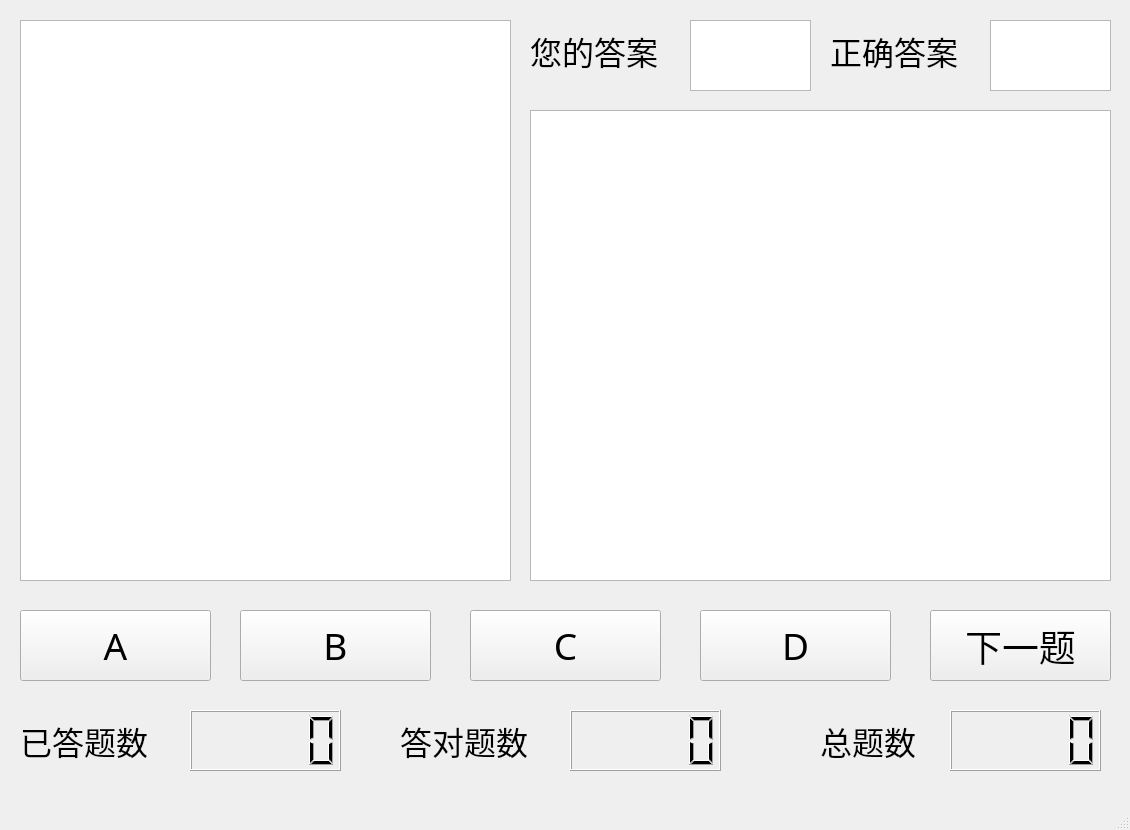
<?xml version="1.0" encoding="UTF-8"?>
<ui version="4.0">
 <class>MainWindow</class>
 <widget class="QMainWindow" name="MainWindow">
  <property name="geometry">
   <rect>
    <x>0</x>
    <y>0</y>
    <width>1130</width>
    <height>830</height>
   </rect>
  </property>
  <property name="minimumSize">
   <size>
    <width>1130</width>
    <height>830</height>
   </size>
  </property>
  <property name="maximumSize">
   <size>
    <width>1130</width>
    <height>830</height>
   </size>
  </property>
  <property name="baseSize">
   <size>
    <width>1130</width>
    <height>830</height>
   </size>
  </property>
  <property name="windowTitle">
   <string>测试题</string>
  </property>
  <property name="toolTipDuration">
   <number>-5</number>
  </property>
  <widget class="QWidget" name="centralwidget">
   <widget class="QPushButton" name="GA">
    <property name="geometry">
     <rect>
      <x>20</x>
      <y>610</y>
      <width>191</width>
      <height>71</height>
     </rect>
    </property>
    <property name="font">
     <font>
      <family>思源黑体 CN</family>
      <pointsize>28</pointsize>
     </font>
    </property>
    <property name="text">
     <string>A</string>
    </property>
   </widget>
   <widget class="QPushButton" name="GB">
    <property name="geometry">
     <rect>
      <x>240</x>
      <y>610</y>
      <width>191</width>
      <height>71</height>
     </rect>
    </property>
    <property name="font">
     <font>
      <family>思源黑体 CN</family>
      <pointsize>28</pointsize>
     </font>
    </property>
    <property name="text">
     <string>B</string>
    </property>
   </widget>
   <widget class="QPushButton" name="GC">
    <property name="geometry">
     <rect>
      <x>470</x>
      <y>610</y>
      <width>191</width>
      <height>71</height>
     </rect>
    </property>
    <property name="font">
     <font>
      <family>思源黑体 CN</family>
      <pointsize>28</pointsize>
     </font>
    </property>
    <property name="text">
     <string>C</string>
    </property>
   </widget>
   <widget class="QPushButton" name="GD">
    <property name="geometry">
     <rect>
      <x>700</x>
      <y>610</y>
      <width>191</width>
      <height>71</height>
     </rect>
    </property>
    <property name="font">
     <font>
      <family>思源黑体 CN</family>
      <pointsize>28</pointsize>
     </font>
    </property>
    <property name="text">
     <string>D</string>
    </property>
   </widget>
   <widget class="QLCDNumber" name="Hjixtop">
    <property name="geometry">
     <rect>
      <x>190</x>
      <y>710</y>
      <width>151</width>
      <height>61</height>
     </rect>
    </property>
   </widget>
   <widget class="QLabel" name="label_1">
    <property name="geometry">
     <rect>
      <x>20</x>
      <y>720</y>
      <width>161</width>
      <height>41</height>
     </rect>
    </property>
    <property name="font">
     <font>
      <family>思源黑体 CN</family>
      <pointsize>24</pointsize>
     </font>
    </property>
    <property name="text">
     <string>已答题数</string>
    </property>
   </widget>
   <widget class="QLCDNumber" name="Htoptuaih">
    <property name="geometry">
     <rect>
      <x>570</x>
      <y>710</y>
      <width>151</width>
      <height>61</height>
     </rect>
    </property>
   </widget>
   <widget class="QLabel" name="label_2">
    <property name="geometry">
     <rect>
      <x>400</x>
      <y>720</y>
      <width>161</width>
      <height>41</height>
     </rect>
    </property>
    <property name="font">
     <font>
      <family>思源黑体 CN</family>
      <pointsize>24</pointsize>
     </font>
    </property>
    <property name="text">
     <string>答对题数</string>
    </property>
   </widget>
   <widget class="QLCDNumber" name="Hcungx">
    <property name="geometry">
     <rect>
      <x>950</x>
      <y>710</y>
      <width>151</width>
      <height>61</height>
     </rect>
    </property>
   </widget>
   <widget class="QLabel" name="label_3">
    <property name="geometry">
     <rect>
      <x>820</x>
      <y>720</y>
      <width>121</width>
      <height>41</height>
     </rect>
    </property>
    <property name="font">
     <font>
      <family>思源黑体 CN</family>
      <pointsize>24</pointsize>
     </font>
    </property>
    <property name="text">
     <string>总题数</string>
    </property>
   </widget>
   <widget class="QPushButton" name="Ggraxqjitde">
    <property name="geometry">
     <rect>
      <x>930</x>
      <y>610</y>
      <width>181</width>
      <height>71</height>
     </rect>
    </property>
    <property name="font">
     <font>
      <family>思源黑体 CN</family>
      <pointsize>28</pointsize>
     </font>
    </property>
    <property name="text">
     <string>下一题</string>
    </property>
   </widget>
   <widget class="QTextBrowser" name="Hdekanh">
    <property name="geometry">
     <rect>
      <x>20</x>
      <y>20</y>
      <width>491</width>
      <height>561</height>
     </rect>
    </property>
    <property name="font">
     <font>
      <family>思源黑体 CN</family>
      <pointsize>24</pointsize>
     </font>
    </property>
   </widget>
   <widget class="QTextBrowser" name="Hkrexsek">
    <property name="geometry">
     <rect>
      <x>530</x>
      <y>110</y>
      <width>581</width>
      <height>471</height>
     </rect>
    </property>
    <property name="font">
     <font>
      <family>思源黑体 CN</family>
      <pointsize>24</pointsize>
     </font>
    </property>
   </widget>
   <widget class="QTextBrowser" name="Hsyenx">
    <property name="geometry">
     <rect>
      <x>690</x>
      <y>20</y>
      <width>121</width>
      <height>71</height>
     </rect>
    </property>
    <property name="font">
     <font>
      <family>思源黑体 CN</family>
      <pointsize>24</pointsize>
     </font>
    </property>
   </widget>
   <widget class="QLabel" name="label_4">
    <property name="geometry">
     <rect>
      <x>530</x>
      <y>30</y>
      <width>161</width>
      <height>41</height>
     </rect>
    </property>
    <property name="font">
     <font>
      <family>思源黑体 CN</family>
      <pointsize>24</pointsize>
     </font>
    </property>
    <property name="text">
     <string>您的答案</string>
    </property>
   </widget>
   <widget class="QLabel" name="label_5">
    <property name="geometry">
     <rect>
      <x>830</x>
      <y>30</y>
      <width>161</width>
      <height>41</height>
     </rect>
    </property>
    <property name="font">
     <font>
      <family>思源黑体 CN</family>
      <pointsize>24</pointsize>
     </font>
    </property>
    <property name="text">
     <string>正确答案</string>
    </property>
   </widget>
   <widget class="QTextBrowser" name="Htopqanh">
    <property name="geometry">
     <rect>
      <x>990</x>
      <y>20</y>
      <width>121</width>
      <height>71</height>
     </rect>
    </property>
    <property name="font">
     <font>
      <family>思源黑体 CN</family>
      <pointsize>24</pointsize>
     </font>
    </property>
   </widget>
  </widget>
  <widget class="QMenuBar" name="menubar">
   <property name="geometry">
    <rect>
     <x>0</x>
     <y>0</y>
     <width>1130</width>
     <height>26</height>
    </rect>
   </property>
  </widget>
  <widget class="QStatusBar" name="statusbar"/>
 </widget>
 <resources/>
 <connections/>
</ui>
